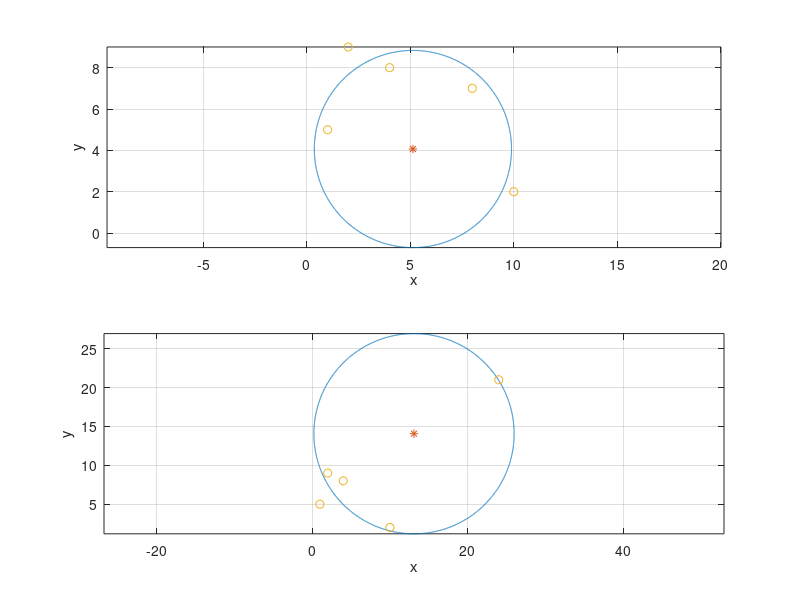

The MATLAB script that drew this image:
clear all
clc
format long

x = [4 10 8 2 1]';
y = [8 2 7 9 5]';
A = [x.^0 x y];
b = x.^2 + y.^2;
p=A\b; %minsta kvadrat metoden ger oss vårt startvärde
iter=0;
fel=1;
maxiter=10;


f = @(p) [(x(1)-p(1)).^2 + (y(1)-p(2)).^2 - p(3).^2 
    (x(2)-p(1)).^2 + (y(2)-p(2)).^2 - p(3).^2
    (x(3)-p(1)).^2 + (y(3)-p(2)).^2 - p(3).^2 
    (x(4)-p(1)).^2 + (y(4)-p(2)).^2 - p(3).^2 
    (x(5)-p(1)).^2 + (y(5)-p(2)).^2 - p(3).^2];
J = @(p) [-2*(x(1)-p(1)), -2*(y(1)-p(2)), -2*p(3)
    -2*1*(x(2)-p(1)), -2*1*(y(2)-p(2)), -2*1*p(3)
    -2*(x(3)-p(1)), -2*(y(3)-p(2)), -2*p(3) 
    -2*(x(4)-p(1)), -2*(y(4)-p(2)), -2*p(3) 
    -2*(x(5)-p(1)), -2*(y(5)-p(2)), -2*p(3)];

while norm(fel)>1e-9 & iter<maxiter;
    fel = J(p)\f(p);
    p= p-fel;
    iter = iter+1;
end;
disp('Uppgift d')
disp(['(X,Y) = ' '(' num2str(p(1)) ',' num2str(p(2)) ')'])
disp(['R = ' num2str(abs(p(3)))])

pt = [0:0.001:2*pi];
xplot = p(1) + p(3)*cos(pt);
yplot = p(2) + p(3)*sin(pt);
subplot(2,1,1);
plot(xplot,yplot,'-',p(1),p(2),'*',x,y,'o'); grid on;
xlabel('x');
ylabel('y');
axis equal;

%uppgift e

x = [4 10 24 2 1]';
y = [8 2 21 9 5]';
A = [x.^0 x y];
b = x.^2 + y.^2;
p=A\b; %minsta kvadrat metoden ger oss vårt startvärde
iter=0;
fel=1;
maxiter=10;


f = @(p) [(x(1)-p(1)).^2 + (y(1)-p(2)).^2 - p(3).^2 
    (x(2)-p(1)).^2 + (y(2)-p(2)).^2 - p(3).^2
    3*(x(3)-p(1)).^2 + 3*(y(3)-p(2)).^2 - 3*p(3).^2 
    (x(4)-p(1)).^2 + (y(4)-p(2)).^2 - p(3).^2 
    (x(5)-p(1)).^2 + (y(5)-p(2)).^2 - p(3).^2];
J = @(p) [-2*(x(1)-p(1)), -2*(y(1)-p(2)), -2*p(3)
    -2*1*(x(2)-p(1)), -2*1*(y(2)-p(2)), -2*1*p(3)
    3*-2*(x(3)-p(1)), 3*-2*(y(3)-p(2)), 3*-2*p(3) 
    -2*(x(4)-p(1)), -2*(y(4)-p(2)), -2*p(3) 
    -2*(x(5)-p(1)), -2*(y(5)-p(2)), -2*p(3)];

while norm(fel)>1e-9 & iter<maxiter;
    fel = J(p)\f(p);
    p= p-fel;
    iter = iter+1;
end;
disp('Uppgift e')
disp(['(X,Y) = ' '(' num2str(p(1)) ',' num2str(p(2)) ')'])
disp(['R = ' num2str(abs(p(3)))])

pt = [0:0.001:2*pi];
xplot = p(1) + p(3)*cos(pt);
yplot = p(2) + p(3)*sin(pt);
subplot(2,1,2);
plot(xplot,yplot,'-',p(1),p(2),'*',x,y,'o'); grid on;
xlabel('x');
ylabel('y');
axis equal;

